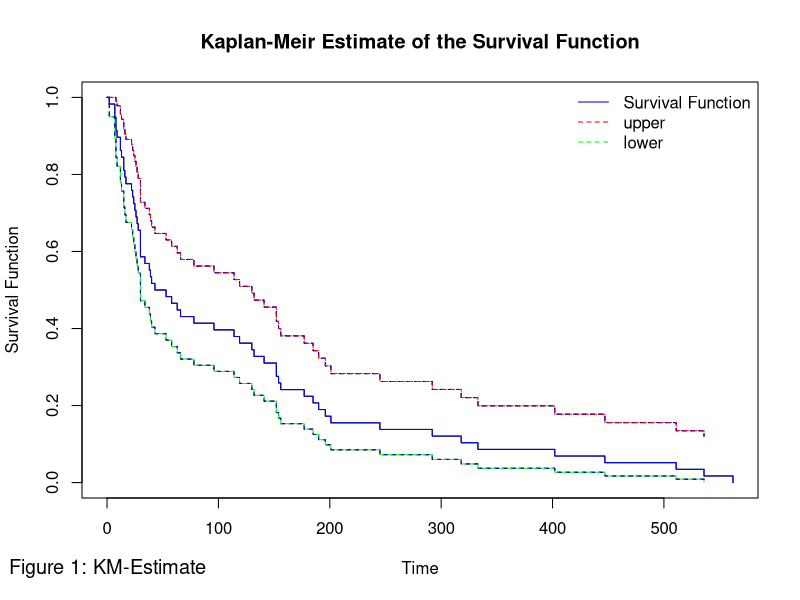
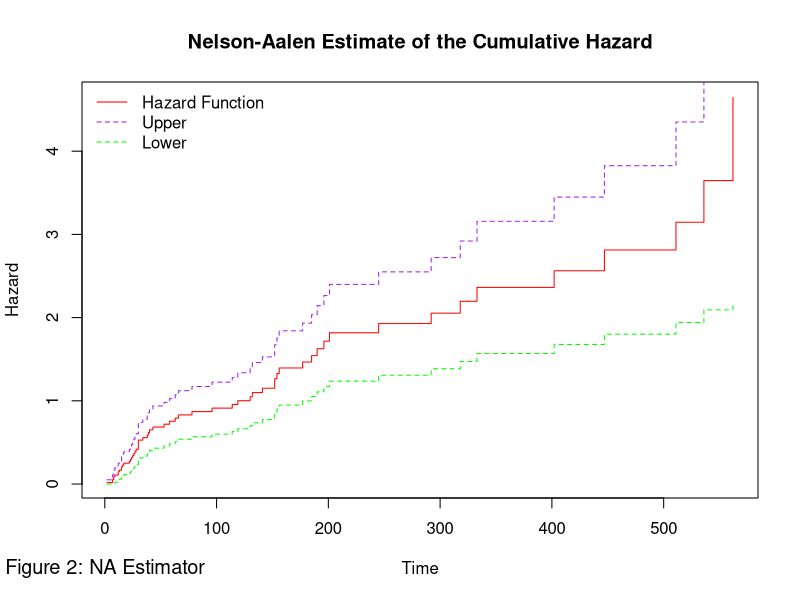

Recreate these plots in R, in order.
## ---- chunk 1
# Load the survival package
library(survival)

# Filter the dataset to include only observed events
kidney_observed <- kidney[kidney$status == 1, ]

# Create a survival object with the observed times
surv_obj <- Surv(kidney_observed$time)

# Fit the Kaplan-Meier estimator
km_fit <- survfit(surv_obj ~ 1)

# Access the estimated survival probabilities at each observed time point
km_survival <- km_fit$surv

# Print the estimated survival probabilities
library(knitr)
km_table<-summary(km_fit)
km_table
## ---- chunk 2
# Assuming you have a survfit object named 'survfit_obj'
summary_obj <- km_table

# Extract relevant information from the summary object
summary_data <- summary_obj$surv
lower_ci <- summary_obj$lower
upper_ci <- summary_obj$upper

# Create a data frame from the extracted information
summary_df <- data.frame(Survival = summary_data, Lower_CI = lower_ci, Upper_CI = upper_ci)

# Display the table using kable
kable(summary_df, format = "markdown", digits = 2, caption = "Survival Summary")


## ---- chunk 3
# Access the confidence interval values from the data set
ci_lower <- km_fit$lower 
ci_upper <- km_fit$upper

# Plot the survival function with 95% point wise confidence intervals
plot(km_fit, xlab = "Time", ylab = "Survival Function", main = "Kaplan-Meir Estimate of the Survival Function")
lines(km_fit, col = "blue")
lines(km_fit$time, ci_upper, type = "s", col = "red", lty = 2)
lines(km_fit$time, ci_lower, type = "s", col = "green", lty = 2)

# Add legend
legend("topright", legend = c("Survival Function", "upper","lower"),
       col = c("blue", "red","green"), lty = c(1, 2,2), bty = "n")
mtext("Figure 1: KM-Estimate", side = 1, line = 3, at = 0.5, cex = 1.2)
## ---- chunk 4
kidney_data<-kidney
surv_obj <- Surv(time = kidney_data$time[kidney_data$status == 1], event=kidney_data$status[kidney_data$status == 1])
## ---- chunk 5
na_fit <- survfit(surv_obj ~ 1, data = kidney_data, type = "fh")
## ---- chunk 6
na_cumhaz <- -log(na_fit$surv)
na_lower <- -log(na_fit$lower)
na_upper <- -log(na_fit$upper)
time <- na_fit$time
## ---- chunk 7
library(knitr)
df_nelson <- data.frame(time, na_cumhaz, na_lower, na_upper)
na_table<-kable(df_nelson)
na_table
## ---- chunk 8
# Plot the hazard function with 95% confidence intervals
plot(df_nelson$time, df_nelson$na_cumhaz, type = "s", col = "red",
     xlab = "Time", ylab = "Hazard", main = "Nelson-Aalen Estimate of the Cumulative Hazard")

# Add the upper and lower confidence intervals
lines(df_nelson$time, df_nelson$na_lower, type = "s", col = "purple", lty = 2)
lines(df_nelson$time, df_nelson$na_upper, type = "s", col = "green", lty = 2)
# Add a legend
legend("topleft", legend = c("Hazard Function", "Upper","Lower"),
       col = c("red","purple","green"), lty = c(1, 2,2), bty = "n")
# Add figure label
mtext("Figure 2: NA Estimator", side = 1, line = 3, at = 0.5, cex = 1.2)
